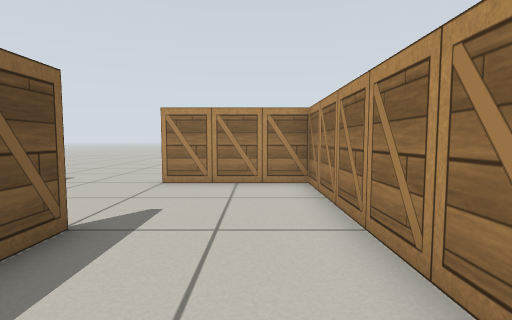
view 1 (above)

20 first-person views from a walk through a world built for the Gazebo simulator. The camera is 0.57 m above the floor, tilts 4° down and sees 85° across. The floor is counted in squares, 0.5 m on a side. Each view is taken from the middle of a square. On the plan, view 1 faces up. The plan holds only what a view shows up to about 12 squares ahead; the rest is blank. Surface patterns are stand-ins for the level's own textures.

view 2
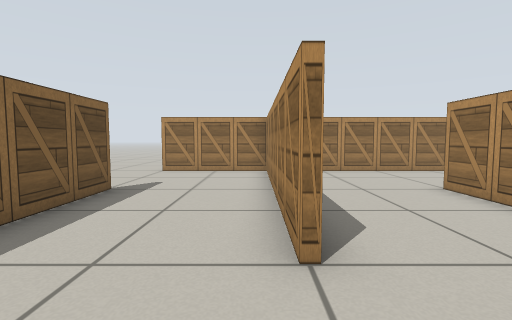

view 3
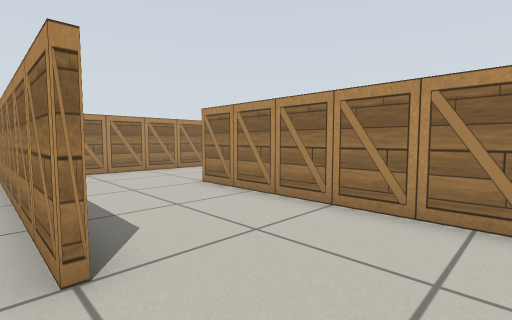

view 4
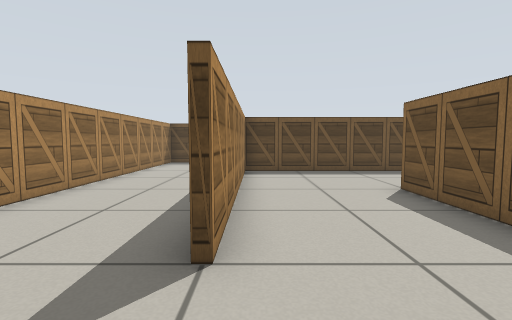

view 5
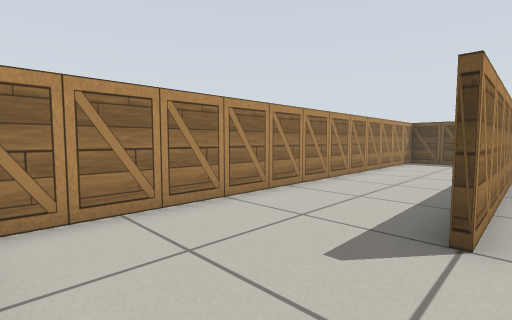

view 6
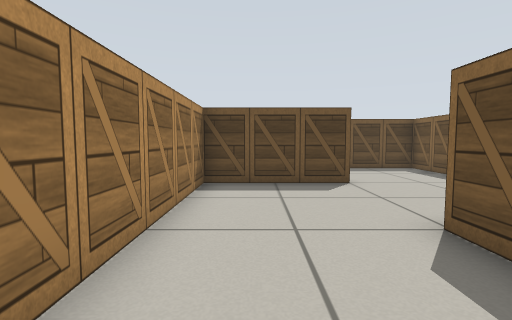

view 7
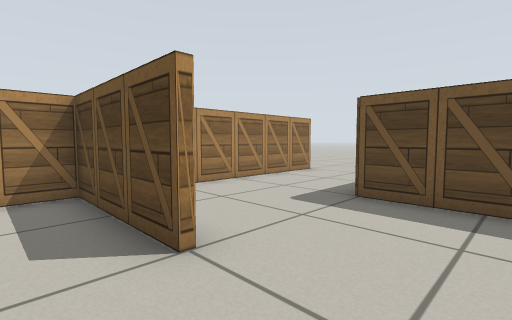

view 8
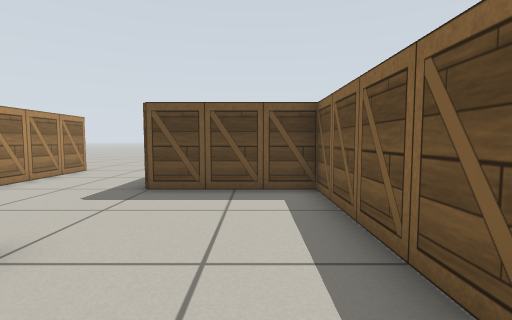

view 9
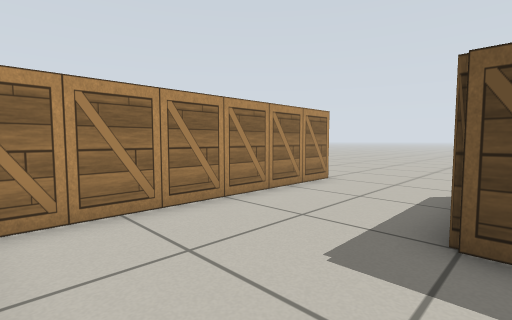

view 10
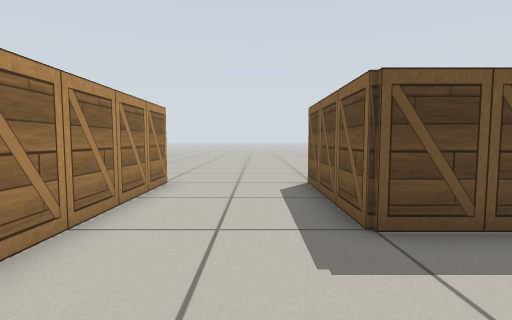

view 11
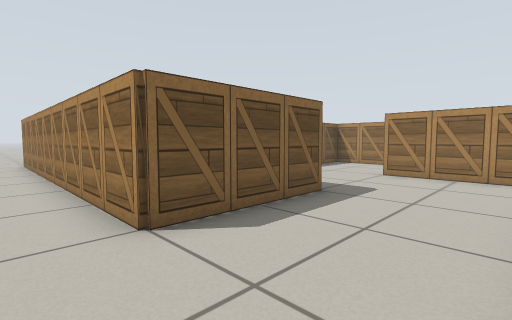

view 12
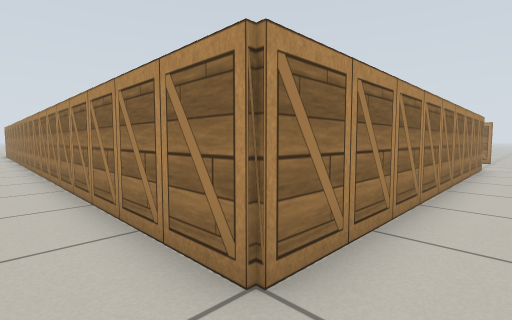

view 13
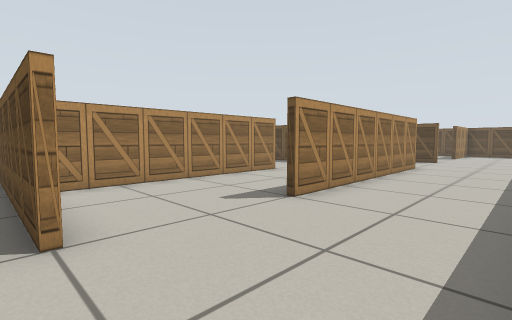

view 14
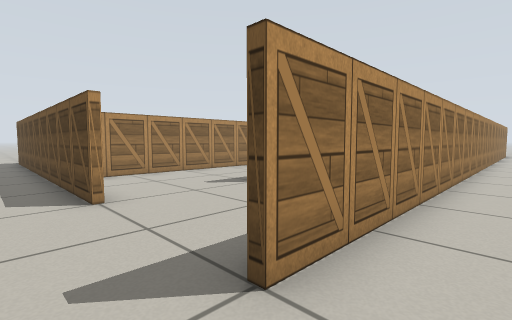

view 15
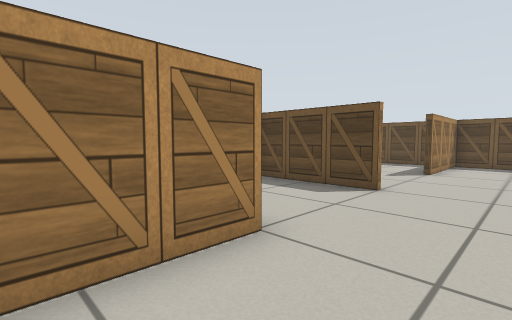

view 16
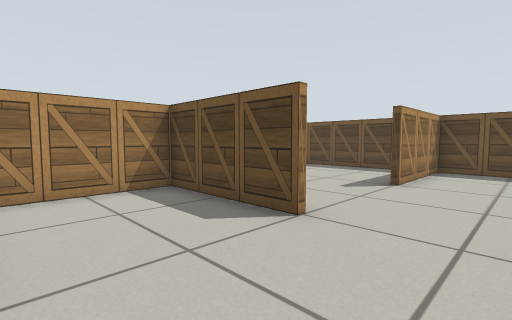

view 17
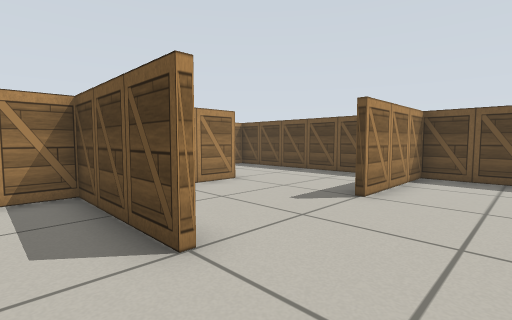

view 18
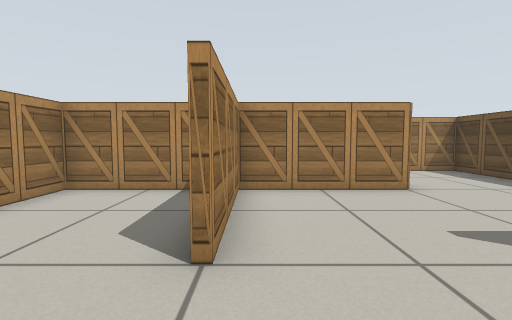

view 19
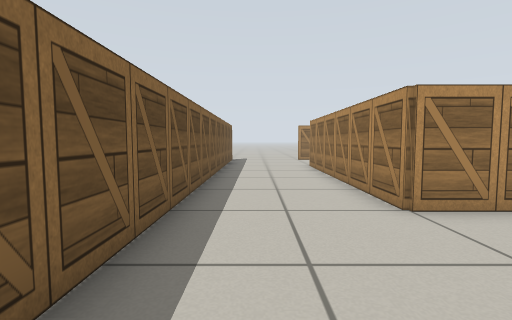

view 20
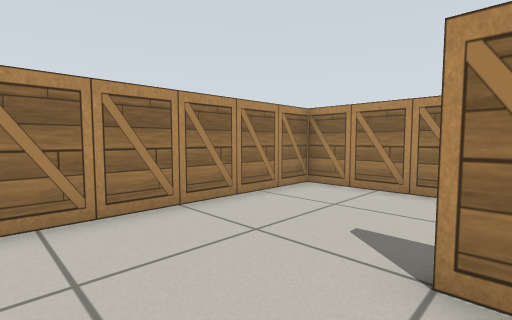

### Floor plan
Points are (right, up) in squares from view 1. A wall is a line through its corners. A room is listed if a view was taken in it or the views show most of it. See-through windows are left out.
Room 1 (views 1, 2, 3, 4, 5, 6, 7, 8, 9, 10, 11, 12, 13, 14, 15, 16, 17, 18, 19, 20)
walls: (-0.5, -4.4) (5.4, -4.4) (5.4, 3.5); (1.6, -7.4) (1.6, -12.4) (5.6, -12.4) (5.6, -16.6) (-6.6, -16.6) (-6.6, 7.5); (1.4, -8.6) (-2.5, -8.6); (-2.6, -8.4) (1.5, -8.4); (1.4, -0.6) (1.4, 7.4) (-2.5, 7.4); (5.6, -3.5) (5.6, -4.5); (5.4, -8.4) (9.4, -8.4) (9.4, 7.4) (3.1, 7.4); (1.6, 2.4) (1.6, -0.5); (1.4, -12.6) (1.4, -4.6) (-2.6, -4.6) (-2.6, 3.5); (-2.4, 3.5) (-2.4, 0.6); (8.6, -8.6) (5.5, -8.6); (-6.4, 3) (-6.4, -7.6); (-1.1, -16.4) (5.4, -16.4) (5.4, -14.8); (-4.6, -16.4) (-2.6, -16.4) (-2.6, -12.5); (9.4, -16.6) (9.4, -9.1)
ways out: opening at (-2, 9); opening at (10, -17.5)

Positions as (right, up) in squares from view 1, and headings:
1: (0, 0), facing up
2: (1, -3), facing up
3: (1, -3), facing up-right
4: (5, 6), facing down
5: (5, 7), facing down-right
6: (8, -1), facing down
7: (3, -7), facing down-right
8: (3, -6), facing down
9: (5, -9), facing down-right
10: (7, -9), facing down
11: (9, -18), facing up-left
12: (-8, -18), facing up-right
13: (-6, 8), facing down-right
14: (-8, 9), facing down-right
15: (-5, -2), facing down-right
16: (-5, -5), facing down-right
17: (-5, -7), facing down-right
18: (-5, -9), facing right
19: (-5, -9), facing up
20: (3, 3), facing up-right
